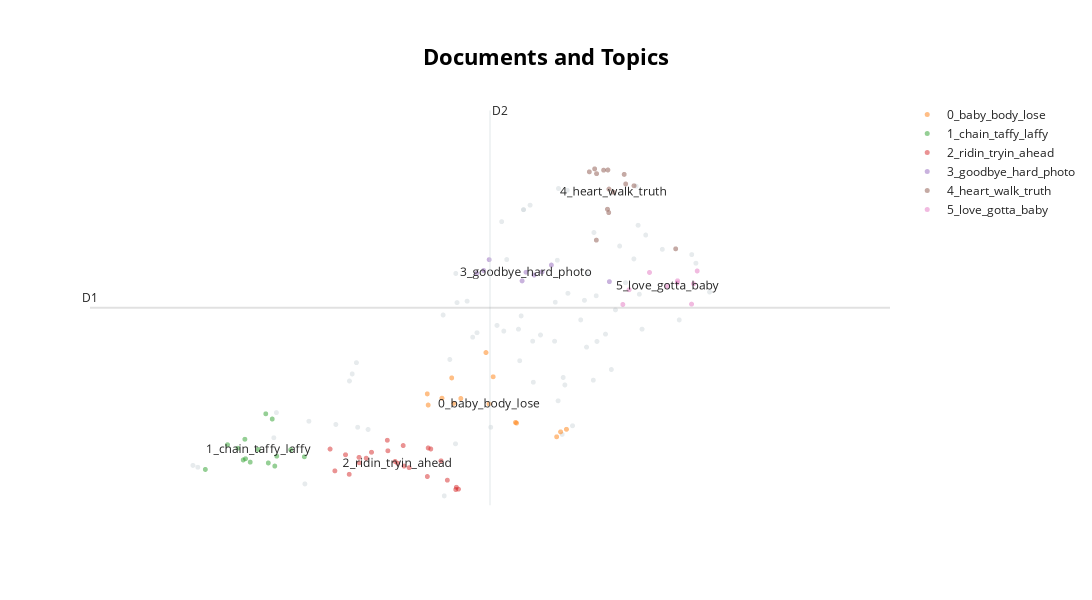

Source (notebook cell):
### Code cell
topic_model.visualize_documents(lyrics,
# These were calculated beforehand with UMAP
topics=list(range (30)), custom_labels=True, height=600)
